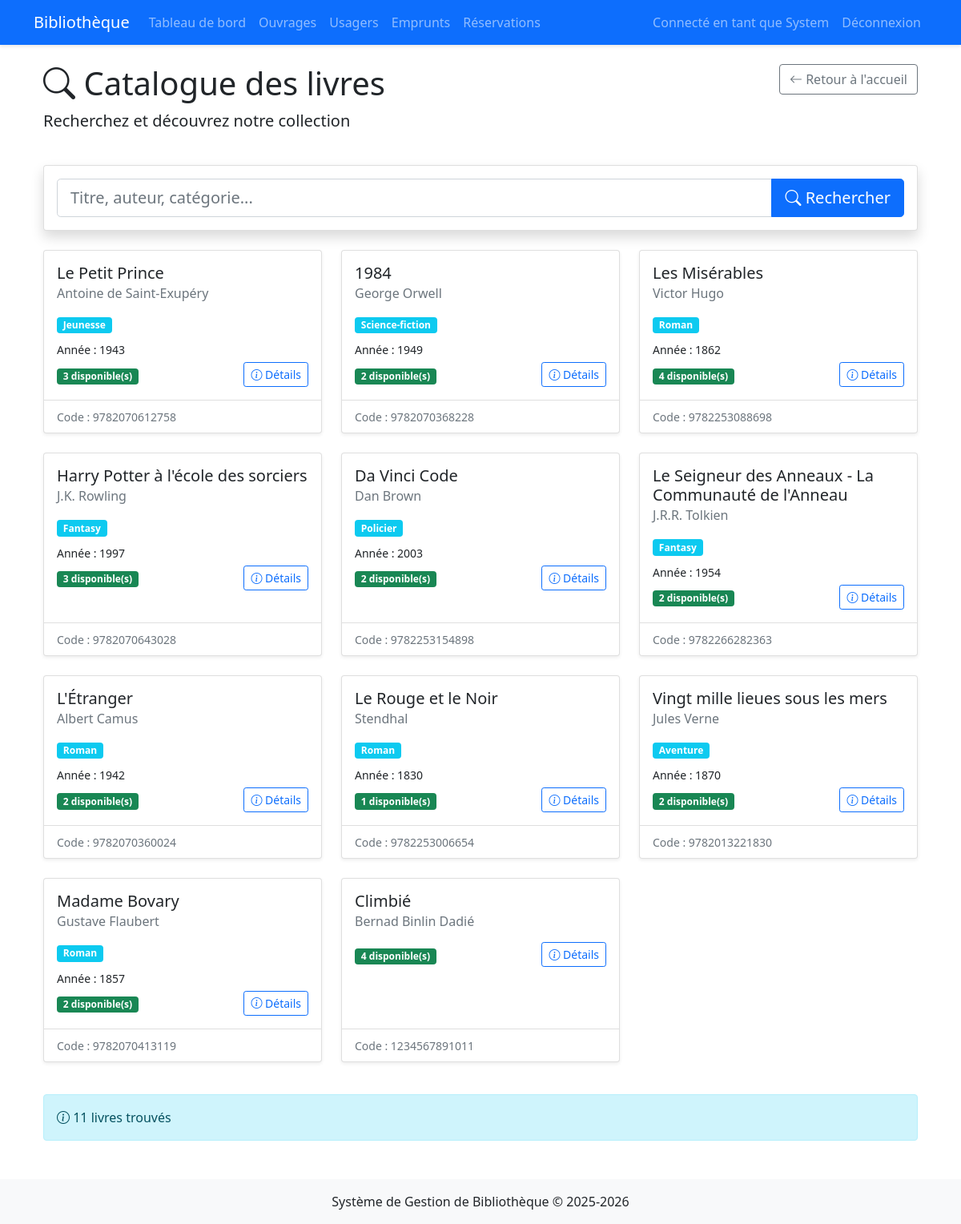
/admin/ouvrages (signed in), run on the app's committed database.
### models.py (models this page shows, shortened)
class Bibliothecaire(db.Model, UserMixin):
    __tablename__ = 'bibliothecaires'
    id = db.Column(db.Integer, primary_key=True)
    nom = db.Column(db.String(100), nullable=False)
    prenom = db.Column(db.String(100), nullable=False)
    login = db.Column(db.String(80), unique=True, nullable=False)
    password_hash = db.Column(db.String(200))
    date_creation = db.Column(db.DateTime, default=datetime.utcnow)

class Ouvrage(db.Model):
    __tablename__ = 'ouvrages'
    id = db.Column(db.Integer, primary_key=True)
    titre = db.Column(db.String(200), nullable=False)
    auteur = db.Column(db.String(200), nullable=False)
    isbn = db.Column(db.String(20), unique=True)
    annee_publication = db.Column(db.Integer)
    editeur = db.Column(db.String(100))
    categorie = db.Column(db.String(50))
    description = db.Column(db.Text)
    nombre_exemplaires = db.Column(db.Integer, default=1)
    date_ajout = db.Column(db.DateTime, default=datetime.utcnow)
    exemplaires = db.relationship('Exemplaire', backref='ouvrage', lazy=True)
    reservations = db.relationship('Reservation', backref='ouvrage', lazy=True)
    def exemplaires_disponibles(self):
        total = self.nombre_exemplaires
        empruntes = sum(1 for e in self.exemplaires
                       if any(emp.statut == 'en_cours' for emp in e.emprunts))
        return total - empruntes
    def est_disponible(self):
        return self.exemplaires_disponibles() > 0

class Emprunt(db.Model):
    __tablename__ = 'emprunts'
    id = db.Column(db.Integer, primary_key=True)
    usager_id = db.Column(db.Integer, db.ForeignKey('usagers.id'), nullable=False)
    exemplaire_id = db.Column(db.Integer, db.ForeignKey('exemplaires.id'), nullable=False)
    date_emprunt = db.Column(db.DateTime, default=datetime.utcnow)
    date_retour_prevue = db.Column(db.DateTime)
    date_retour_reelle = db.Column(db.DateTime)
    statut = db.Column(db.String(20), default='en_cours')  # en_cours, retourné, en_retard
    prolongations = db.Column(db.Integer, default=0)

### app.py (the view)
@app.route('/admin/ouvrages')
@login_required
def liste_ouvrages():
    search = request.args.get('search', '')
    if search:
        ouvrages = Ouvrage.query.filter(
            Ouvrage.titre.contains(search) |
            Ouvrage.auteur.contains(search) |
            Ouvrage.isbn.contains(search)
        ).all()
    else:
        ouvrages = Ouvrage.query.all()
    return render_template('ouvrages.html', ouvrages=ouvrages)

### app.py (called while the page is built)
@login_manager.user_loader
def load_user(user_id):
    return db.session.get(Bibliothecaire, int(user_id))

### templates/ouvrages.html (shortened to what this page needs)
{% extends "base.html" %}
{% block content %}
<div class="container mt-4">
    <div class="row mb-4">
        <div class="col-md-8">
            <h1><i class="bi bi-search"></i> Catalogue des livres</h1>
            <p class="lead">Recherchez et découvrez notre collection</p>
        </div>
        <div class="col-md-4 text-end">
            <a href="{{ url_for('index') }}" class="btn btn-outline-secondary">
                <i class="bi bi-arrow-left"></i> Retour à l'accueil
            </a>
        </div>
    </div>
    <div class="card shadow mb-4">
        <div class="card-body">
            <form method="GET" action="{{ url_for('liste_ouvrages') }}">
                <div class="input-group">
                    <input type="text" class="form-control form-control-lg"
                           name="search" placeholder="Titre, auteur, catégorie..."
                           value="{{ request.args.get('search', '') }}">
                    <button class="btn btn-primary btn-lg" type="submit">
                        <i class="bi bi-search"></i> Rechercher
                    </button>
                </div>
            </form>
        </div>
    </div>
    {% if ouvrages %}
    <div class="row">
        {% for ouvrage in ouvrages %}
        <div class="col-md-4 mb-4">
            <div class="card h-100 shadow-sm">
                <div class="card-body">
                    <h5 class="card-title">{{ ouvrage.titre }}</h5>
                    <h6 class="card-subtitle mb-2 text-muted">{{ ouvrage.auteur }}</h6>
                    <div class="mt-3">
                        {% if ouvrage.categorie %}
                        <span class="badge bg-info mb-2">{{ ouvrage.categorie }}</span>
                        {% endif %}
                        {% if ouvrage.annee_publication %}
                        <p class="mb-1"><small>Année : {{ ouvrage.annee_publication }}</small></p>
                        {% endif %}
                        <div class="d-flex justify-content-between align-items-center">
                            <div>
                                <span class="badge bg-{{ 'success' if ouvrage.est_disponible() else 'danger' }}">
                                    {{ ouvrage.exemplaires_disponibles() }} disponible(s)
                                </span>
                            </div>
                            <button onclick="verifierDisponibilite({{ ouvrage.id }})"
                                    class="btn btn-sm btn-outline-primary">
                                <i class="bi bi-info-circle"></i> Détails
                            </button>
                        </div>
                    </div>
                </div>
                <div class="card-footer bg-transparent">
                    <small class="text-muted">
                        Code : {{ ouvrage.isbn or ouvrage.id }}
                    </small>
                </div>
            </div>
        </div>
        {% endfor %}
    </div>
    <div class="alert alert-info mt-3">
        <i class="bi bi-info-circle"></i>
        {{ ouvrages|length }} livre{% if ouvrages|length > 1 %}s{% endif %} trouvé{% if ouvrages|length > 1 %}s{% endif %}
    </div>
    {% endif %}
</div>
{% endblock %}

### templates/base.html (shortened to what this page needs)
<!DOCTYPE html>
<html lang="fr">
<head>
    <link rel="stylesheet" href="{{ url_for('static', filename='css/style.css') }}">
    <link href="https://cdn.jsdelivr.net/npm/bootstrap@5.1.3/dist/css/bootstrap.min.css" rel="stylesheet">
<link rel="stylesheet" href="https://cdn.jsdelivr.net/npm/bootstrap-icons@1.10.0/font/bootstrap-icons.css">
</head>
<body>
    <nav class="navbar navbar-expand-lg navbar-dark bg-primary">
        <div class="container">
            <a class="navbar-brand" href="{{ url_for('index') }}">Bibliothèque</a>
            <div class="collapse navbar-collapse" id="navbarNav">
                <ul class="navbar-nav me-auto">
                    {% if current_user.is_authenticated %}
                    <li class="nav-item">
                        <a class="nav-link" href="{{ url_for('dashboard') }}">Tableau de bord</a>
                    </li>
                    <li class="nav-item">
                        <a class="nav-link" href="{{ url_for('liste_ouvrages') }}">Ouvrages</a>
                    </li>
                    <li class="nav-item">
                        <a class="nav-link" href="{{ url_for('liste_usagers') }}">Usagers</a>
                    </li>
                    <li class="nav-item">
                        <a class="nav-link" href="{{ url_for('liste_emprunts') }}">Emprunts</a>
                    </li>
                    <li class="nav-item">
                        <a class="nav-link" href="{{ url_for('liste_reservations') }}">Réservations</a>
                    </li>
                    {% endif %}
                </ul>
                <ul class="navbar-nav">
                    {% if current_user.is_authenticated %}
                    <li class="nav-item">
                        <span class="nav-link">Connecté en tant que {{ current_user.prenom }}</span>
                    </li>
                    <li class="nav-item">
                        <a class="nav-link" href="{{ url_for('logout') }}">Déconnexion</a>
                    </li>
                    {% else %}
                    <li class="nav-item">
                        <a class="nav-link" href="{{ url_for('login') }}">Connexion</a>
                    </li>
                    {% endif %}
                </ul>
            </div>
        </div>
    </nav>
    <div class="container mt-4">
        {% block content %}{% endblock %}
    </div>
    <footer class="mt-5 py-3 bg-light">
        <div class="container text-center">
            <p class="mb-0">Système de Gestion de Bibliothèque &copy; 2025-2026</p>
        </div>
    </footer>
</body>
</html>

### static/css/style.css (style rules this page uses)
body { background-color: #f8f9fa; }
.card { box-shadow: 0 2px 4px rgba(0,0,0,0.1); transition: box-shadow 0.3s ease; }
.badge { font-size: 0.8em; }
.alert { border: none; }
.btn { border-radius: 4px; }
.navbar { box-shadow: 0 2px 4px rgba(0,0,0,0.1); }

### data on the page
Bibliothecaire: prenom "System"
Ouvrage: titre "Le Petit Prince", auteur "Antoine de Saint-Exupéry", categorie "Jeunesse", annee_publication "1943", exemplaires_disponibles "3", isbn "9782070612758"
Ouvrage: titre "1984", auteur "George Orwell", categorie "Science-fiction", annee_publication "1949", exemplaires_disponibles "2", isbn "9782070368228"
Ouvrage: titre "Les Misérables", auteur "Victor Hugo", categorie "Roman", annee_publication "1862", exemplaires_disponibles "4", isbn "9782253088698"
Ouvrage: titre "Harry Potter à l'école des sorciers", auteur "J.K. Rowling", categorie "Fantasy", annee_publication "1997", exemplaires_disponibles "3", isbn "9782070643028"
Ouvrage: titre "Da Vinci Code", auteur "Dan Brown", categorie "Policier", annee_publication "2003", exemplaires_disponibles "2", isbn "9782253154898"
Ouvrage: titre "Le Seigneur des Anneaux - La Communauté de l'Anneau", auteur "J.R.R. Tolkien", categorie "Fantasy", annee_publication "1954", exemplaires_disponibles "2", isbn "9782266282363"
Ouvrage: titre "L'Étranger", auteur "Albert Camus", categorie "Roman", annee_publication "1942", exemplaires_disponibles "2", isbn "9782070360024"
Ouvrage: titre "Le Rouge et le Noir", auteur "Stendhal", categorie "Roman", annee_publication "1830", exemplaires_disponibles "1", isbn "9782253006654"
Ouvrage: titre "Vingt mille lieues sous les mers", auteur "Jules Verne", categorie "Aventure", annee_publication "1870", exemplaires_disponibles "2", isbn "9782013221830"
Ouvrage: titre "Madame Bovary", auteur "Gustave Flaubert", categorie "Roman", annee_publication "1857", exemplaires_disponibles "2", isbn "9782070413119"
Ouvrage: titre "Climbié", auteur "Bernad Binlin Dadié", exemplaires_disponibles "4", isbn "1234567891011"

### other printed values
{{ ouvrages|length }} "11"
